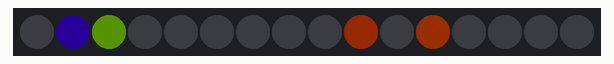
Bench run of a sketch on a simulated Arduino Uno, built with avr-gcc and run on an emulated ATmega328P. On the bench: 16 RGB LEDs in strip order, left to right. Dim RGB values are drawn brighter than linear; random numbers use the default seed unless the sketch sets one.

Above: at 0.05 s.
At 4.97 s:
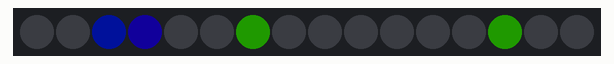
At 9.99 s:
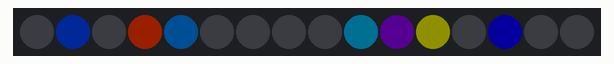
At 19.93 s:
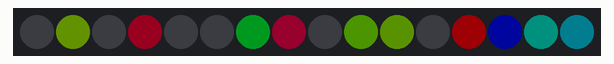
At 29.86 s:
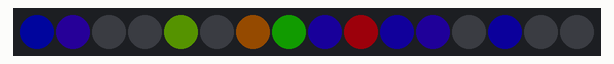
At 39.92 s:
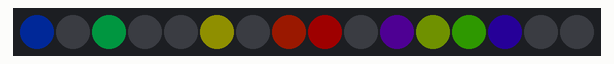

The sketch:

random_some.ino
```cpp
#include <Adafruit_NeoPixel.h>

#define PIN 0

Adafruit_NeoPixel strip = Adafruit_NeoPixel(16, PIN);

void setup() {
  strip.begin();
  strip.setBrightness(30);
}

// Randomly choose what pixels to change and randomly choose its color.
void loop() {
  uint8_t i;
  for (i=0; i<strip.numPixels(); i++) {
    // Lowest bit is on/off. Remaining bits are color choice.
    /*
    uint16_t r = random(512);
    if (r & 1) {
      strip.setPixelColor(i, Wheel((r >> 1) & 255));
    }
    */
    // Implementation using two separate calls to random:
    /*
    if (random(2)) {
      strip.setPixelColor(i, Wheel(random(256)));
    }
    */
    // Implementation that uses two bits of randomness when deciding if a
    // pixel should be set.
    /*
    uint16_t r = random(1024);
    if ((r & 3) > 2) { // >0=75%, >1=50%, >2=25% chance
      strip.setPixelColor(i, Wheel((r >> 2) & 255));
    }
    */
    // Implementation that uses two bits of randomness and sometimes turns a
    // pixel off.
    uint16_t r = random(1024);
    switch(r & 3) {
    case 0:
      // 25% of the time, turn the pixel off.
      strip.setPixelColor(i, strip.Color(0,0,0));
      break;
    case 1:
      // 25% of the time, give it a new color.
      strip.setPixelColor(i, Wheel((r >> 2) & 255));
      break;
      // 50% of the time, leave it alone.
    }
  }
  strip.show();
  delay(100);
}

// Input a value 0 to 255 to get a color value.
// The colours are a transition r - g - b - back to r.
uint32_t Wheel(byte WheelPos) {
  WheelPos = 255 - WheelPos;
  if(WheelPos < 85) {
    return strip.Color(255 - WheelPos * 3, 0, WheelPos * 3);
  }
  if(WheelPos < 170) {
    WheelPos -= 85;
    return strip.Color(0, WheelPos * 3, 255 - WheelPos * 3);
  }
  WheelPos -= 170;
  return strip.Color(WheelPos * 3, 255 - WheelPos * 3, 0);
}
```
